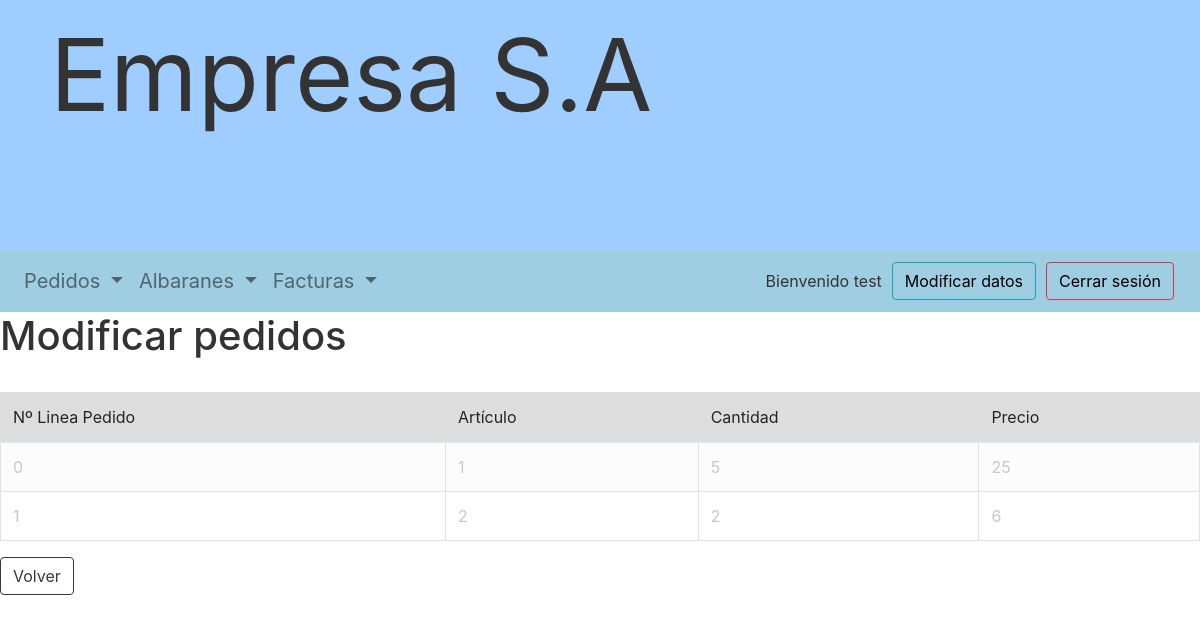
/cliente/modificar_pedido.php?pedido=17 (signed in), run on the app's committed database.
### tables this page shows
CREATE TABLE IF NOT EXISTS `lineas_pedidos` (
  `NUM_LINEA_PEDIDO` int(11) NOT NULL DEFAULT 0,
  `COD_CLIENTE` int(11) NOT NULL,
  `PRECIO` int(11) DEFAULT NULL,
  `CANTIDAD` int(11) DEFAULT NULL,
  `COD_USUARIO_GESTION` int(11) DEFAULT 0,
  `COD_PEDIDO` int(11) NOT NULL AUTO_INCREMENT,
  `COD_ARTICULO` int(11) DEFAULT NULL,
  PRIMARY KEY (`NUM_LINEA_PEDIDO`,`COD_PEDIDO`),
  KEY `Index 2` (`COD_PEDIDO`),
  KEY `Index 3` (`COD_ARTICULO`),
  KEY `Index 4` (`COD_USUARIO_GESTION`)
);

CREATE TABLE IF NOT EXISTS `articulos` (
  `COD_ARTICULO` int(11) NOT NULL AUTO_INCREMENT,
  `NOMBRE` varchar(50) DEFAULT NULL,
  `DESCRIPCION` varchar(50) DEFAULT NULL,
  `PRECIO` int(11) DEFAULT NULL,
  `DESCUENTO` int(3) DEFAULT NULL,
  `IVA` int(3) DEFAULT NULL,
  `IMAGEN` varchar(200) DEFAULT NULL,
  `ACTIVO` enum('s','n') DEFAULT 'n',
  PRIMARY KEY (`COD_ARTICULO`)
);

### cliente/modificar_pedido.php (the view, shortened to what this page needs)
<?php
$id_pedido = $_GET['pedido'];
$conexion = conectar(USUARIO);
$consulta = "SELECT * FROM lineas_pedidos l JOIN articulos a on l.COD_ARTICULO = a.COD_ARTICULO WHERE COD_PEDIDO = :pedido";
$resultado = $conexion->prepare($consulta);
$parametros = [":pedido" => $id_pedido];
$resultado->execute($parametros);
$consulta1 = "SELECT NUM_LINEA_PEDIDO FROM lineas_albaran WHERE COD_PEDIDO = :pedido";
$parametros = [":pedido" => $id_pedido];
$procesados = $conexion->prepare($consulta1);
$procesados->execute($parametros);
$lineasProcesadas = $procesados->fetchAll(PDO::FETCH_ASSOC);
?>
<h1>Modificar pedidos</h1>
<br>
<table id="tabla" class="table table-striped table-bordered" data-toggle="table">
    <thead>
    <tr>
        <th>Nº Linea Pedido
        </th>
        <th>Artículo
        </th>
        <th class="th-sm">Cantidad
        </th>
        <th class="th-sm">Precio
        </th>
    </tr>
    </thead>
    <tbody>
    <?php while($pedido = $resultado->fetch(PDO::FETCH_ASSOC)){
    $editar = true;
    foreach ($lineasProcesadas as $linea) {
        if ($linea["NUM_LINEA_PEDIDO"] == $pedido["NUM_LINEA_PEDIDO"]) {
            $editar = false;
        }
    } ?>
    <?php
    if($editar == false){?>
    <tr style="opacity: 25%">
        <?php }
        else{?>
    <tr>
        <?php } ?>
        <td value=<?= $id_pedido ?>><?=$pedido['NUM_LINEA_PEDIDO']?></td>
        <td headers="COD_ARTICULO" class="editable" contenteditable=<?php if($editar == 1){echo "true";}else{echo "false";}?>><?=$pedido['COD_ARTICULO']?></td>
        <td headers="CANTIDAD" class="editable" contenteditable=<?php  if($editar == 1){echo "true";}else{echo "false";}?>><?=$pedido['CANTIDAD']?></td>
        <td><?=$pedido['PRECIO'] * $pedido['CANTIDAD']?></td>
        <?php } ?>
    </tbody>
</table>
<button class="btn btn-default btn-outline-dark" onclick="window.history.back();">Volver</button>

### trabajodaw.css (style rules this page uses)
body { color: #333; font-size: 1em; }
table { background: #FFF; border-collapse: collapse; width: 100%; }
td, th { padding: 4px; border: 1px solid #CCC; overflow: hidden; text-align: left; vertical-align: middle; }
th { background-color: #DDD; font-weight: 400; }

### data on the page
lineas_pedidos: NUM_LINEA_PEDIDO "0", COD_ARTICULO.COD_ARTICULO "1", CANTIDAD "5", $pedido['PRECIO'] * $pedido['CANTIDAD'] "25"
lineas_pedidos: NUM_LINEA_PEDIDO "1", COD_ARTICULO.COD_ARTICULO "2", CANTIDAD "2", $pedido['PRECIO'] * $pedido['CANTIDAD'] "6"

### other printed values
$_SESSION['cliente']['NICK'] "test"
